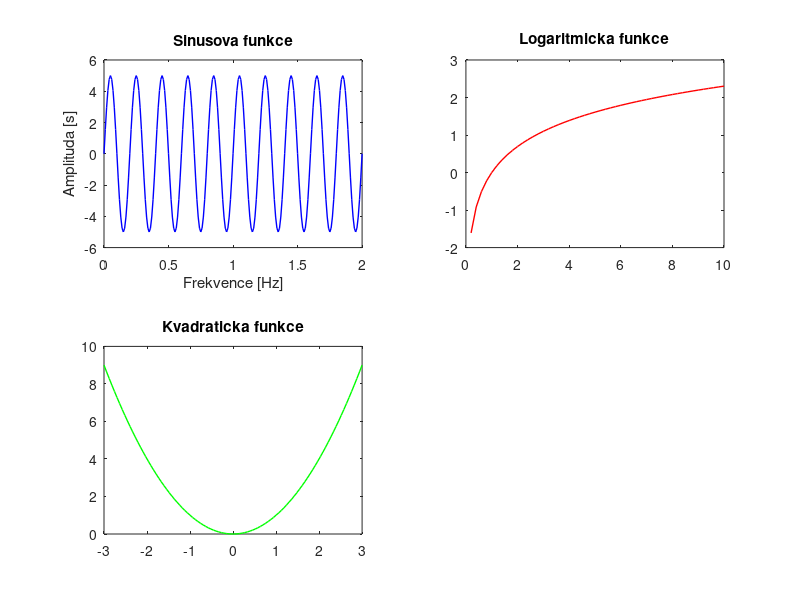
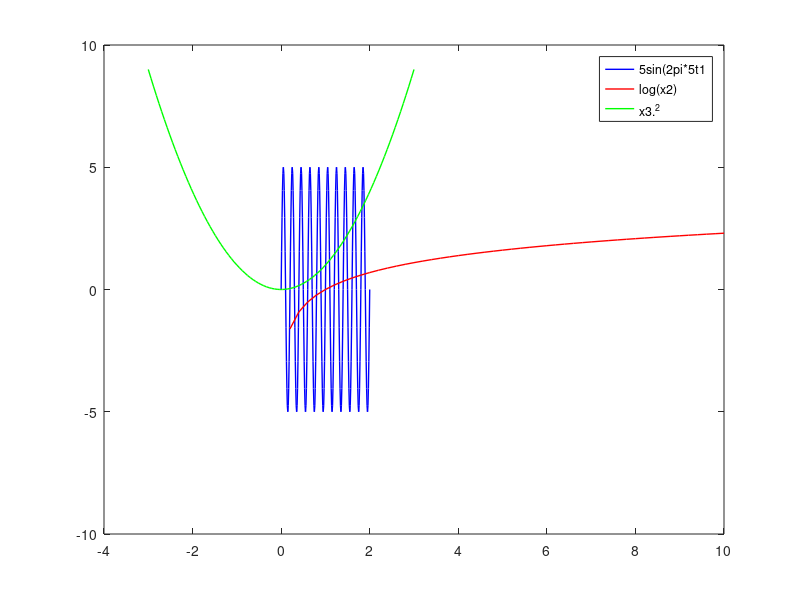

MATLAB code for these plots, in order:
%30.09.2021 Ukol 1
%--------------------
clc
close all
clear
%sinusova funkce o frekvenci 5Hz (2s)
t1=0:0.01:2;     
y1=5*sin(2*pi*5*t1);   
subplot(2,2,1);
h1=plot(t1,y1, 'linewidth', 1, 'color', 'b');
xlabel('Frekvence [Hz]')
ylabel('Amplituda [s]')
title('Sinusova funkce')
%-----------------------------
subplot(2,2,2)
x2=0:0.2:10;
y2=log(x2);
h2=plot(x2,y2, 'linewidth', 1, 'color', 'r');
title('Logaritmicka funkce')
%-----------------------------
subplot(2,2,3)
x3=linspace(-3,3);
y3=x3.^2;
h3=plot(x3,y3,'linewidth', 1, 'color', 'g');
title('Kvadraticka funkce')
%-----------------------------
%%
figure()
h1=plot(t1,y1, 'linewidth', 1, 'color', 'b');
hold on
h2=plot(x2,y2, 'linewidth', 1, 'color', 'r');
hold on
h3=plot(x3,y3,'linewidth', 1, 'color', 'g');
legend('5sin(2pi*5t1', 'log(x2)', 'x3.^2')